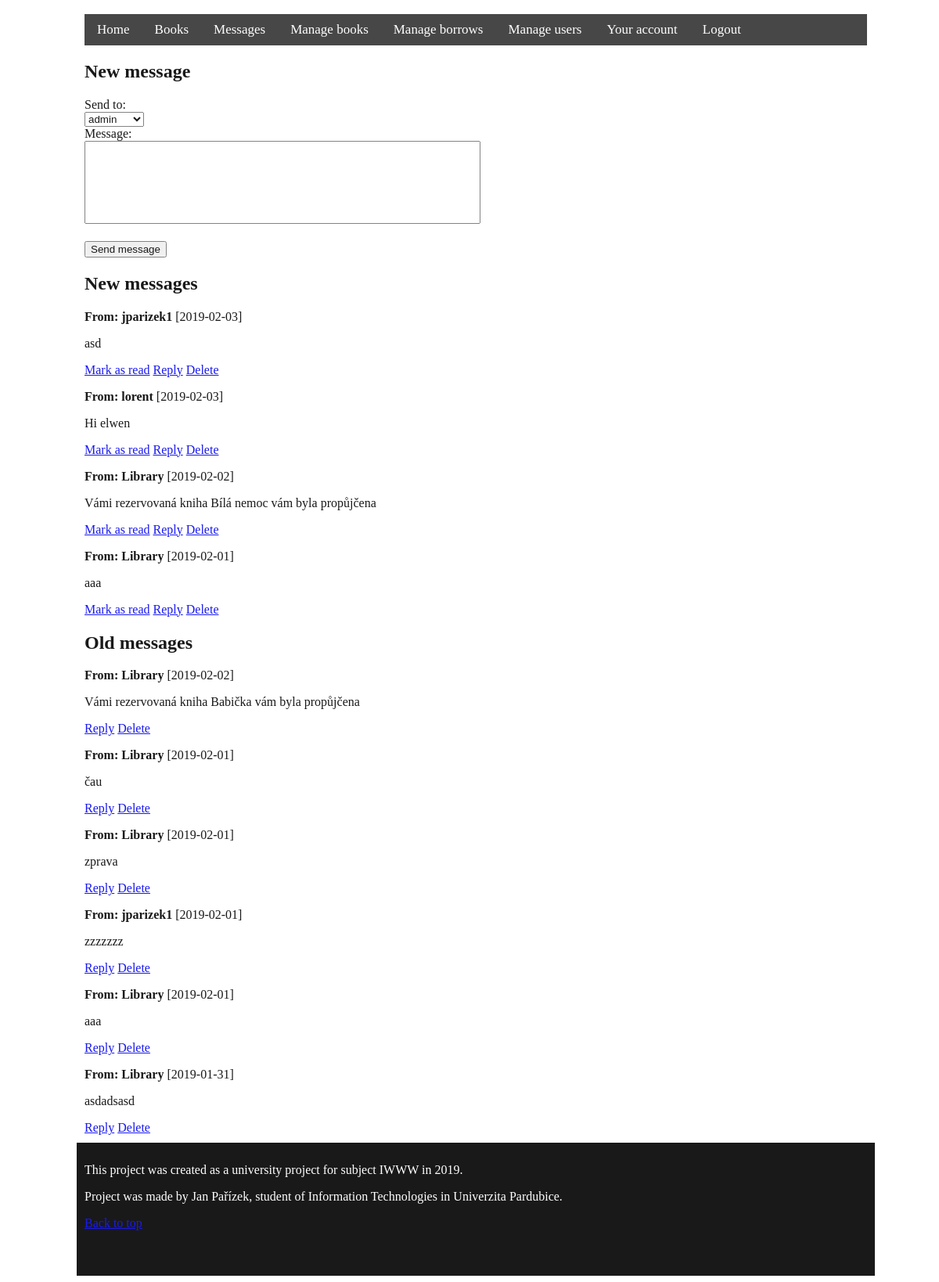
Screenshot of /term-work/code/index.php?page=messages (signed in) with the database file from the repository.
### tables this page shows
CREATE TABLE IF NOT EXISTS `zpravy` (
  `id` int(11) NOT NULL,
  `zprava` varchar(500) NOT NULL,
  `datum` date NOT NULL,
  `precteno` int(11) NOT NULL,
  `odesilatel_id` int(11) NOT NULL,
  `adresat_id` int(11) NOT NULL
);

CREATE TABLE IF NOT EXISTS `uzivatele` (
  `id` int(11) NOT NULL,
  `role` varchar(20) NOT NULL,
  `username` varchar(30) NOT NULL,
  `email` varchar(50) NOT NULL,
  `password` varchar(32) NOT NULL,
  `datumRegistrace` date NOT NULL
);

### term-work/code/data/functions.php (called while the page is built, shortened)
<?php
function getRole($id) {
    $servername = "sql2.webzdarma.cz";
    $username = "st52545webzd2482";
    $password = "Databaze1";
    $dbname = "st52545webzd2482";
    $role = null;
    $conn = new mysqli($servername, $username, $password, $dbname);
    $sql = "SELECT role FROM uzivatele where id = " . $id;
    $result = $conn->query($sql);
    if ($result->num_rows > 0) {
        while ($row = $result->fetch_assoc()) {
            $role = $row["role"];
        }
    }
    return $role;
}
function getUsername($id) {
    $servername = "sql2.webzdarma.cz";
    $username = "st52545webzd2482";
    $password = "Databaze1";
    $dbname = "st52545webzd2482";
    $user = null;
    $conn = new mysqli($servername, $username, $password, $dbname);
    $sql = "SELECT username FROM uzivatele where id = " . $id;
    $result = $conn->query($sql);
    if ($result->num_rows > 0) {
        while ($row = $result->fetch_assoc()) {
            $user = $row["username"];
        }
    }
    return $user;
}
?>

### term-work/code/pages/messages.php (the view, shortened to what this page needs)
<?php
include_once './data/functions.php';
$servername = "sql2.webzdarma.cz";
$username = "st52545webzd2482";
$password = "Databaze1";
$dbname = 'st52545webzd2482';
$conn = new mysqli($servername, $username, $password, $dbname);
$role = getRole($_SESSION["id"]);
if ($role == 'spravce' || $role == 'admin') {
    ?>
    <div class="formm">
        <h2>New message</h2>
        <form action="" method="post">
            Send to:<br>
            <select name="username">
            <?php
            if (isset($_GET["reply"])) {
                $username = $_GET["reply"];
                ?> <option value="<?=getUserId($username)?>"><?php echo $username?></option> <?php
                $sql4 = "SELECT id, username FROM uzivatele WHERE username != '".$username."'";
                $result4 = $conn->query($sql4);
                while ($row4 = $result4->fetch_assoc()) {
                    ?>
                    <option value="<?=$row4["id"]?>"><?php echo $row4["username"]?></option>
                    <?php
            }
            } else {
                $sql4 = "SELECT id, username FROM uzivatele";
                $result4 = $conn->query($sql4);
                while ($row4 = $result4->fetch_assoc()) {
                    ?>
                    <option value="<?=$row4["id"]?>"><?php echo $row4["username"]?></option>
                    <?php
                }
            }
            ?>
            </select><br>
            Message:<br>
            <textarea name="textform"></textarea><br><br>
            <input type="submit" name="send" value="Send message">
        </form>
    </div>
    <?php
}
$sql = "SELECT * FROM zpravy where adresat_id = ". $_SESSION["id"] . " and precteno = 0 order by datum desc;";
$result = $conn->query($sql);
if ($result->num_rows > 0) {
    echo "<h2>New messages</h2>";
    while ($row = $result->fetch_assoc()) {
        $idmessage = $row["id"];
        $sentfrom = getUsername($row["odesilatel_id"]);
        if ($sentfrom == 'admin' || $sentfrom == 'spravce') {
            $sentfrom = 'Library';
        }
        $sentto = getUsername($_SESSION["id"]);
        $message = $row["zprava"];
        $date = $row["datum"];
?>
        <div class="messages">
            <p><b>From: <?=$sentfrom?></b> [<?=$date?>]</p>
            <p id="message"><?=$message?></p>
            <a href="?page=messages&read=<?=$idmessage?>">Mark as read</a> <a href="?page=messages&reply=<?=$sentfrom?>">Reply</a> <a href="?page=messages&delete=<?=$idmessage?>">Delete</a>
        </div>
<?php
    }
}
$sql2 = "SELECT * FROM zpravy where adresat_id = ". $_SESSION["id"] . " and precteno = 1 order by datum desc;";
$result2 = $conn->query($sql2);
if ($result2->num_rows > 0) {
    echo "<h2>Old messages</h2>";
    while ($row2 = $result2->fetch_assoc()) {
        $idmessage = $row2["id"];
        $sentfrom = getUsername($row2["odesilatel_id"]);
        if ($sentfrom == 'admin' || $sentfrom == 'spravce') {
            $sentfrom = 'Library';
        }
        $message = $row2["zprava"];
        $date = $row2["datum"];
        ?>
        <div class="messages">
            <p><b>From: <?=$sentfrom?></b> [<?=$date?>]</p>
            <p id="message"><?=$message?></p>
            <a href="?page=messages&reply=<?=$sentfrom?>">Reply</a> <a href="?page=messages&delete=<?=$idmessage?>">Delete</a>
        </div>
        <?php
    }
}
?>

### term-work/code/styles/style.css (style rules this page uses)
body { background-image: url("https://i.imgur.com/VCgNexm.jpg"); width: 100%; background-attachment: fixed; background-repeat: no-repeat; background-size: cover; }
textarea { width: 500px; height: 100px; resize: none; }

### rows the page displays
zpravy: odesilatel.username "jparizek1", datum "2019-02-03", zprava "asd"
zpravy: odesilatel.username "lorent", datum "2019-02-03", zprava "Hi elwen"
zpravy: odesilatel.username "Library", datum "2019-02-02", zprava "Vámi rezervovaná kniha Bílá nemoc vám byla propůjčena"
zpravy: odesilatel.username "Library", datum "2019-02-01", zprava "aaa"
zpravy: odesilatel.username "Library", datum "2019-02-02", zprava "Vámi rezervovaná kniha Babička vám byla propůjčena"
zpravy: odesilatel.username "Library", datum "2019-02-01", zprava "čau"
zpravy: odesilatel.username "Library", datum "2019-02-01", zprava "zprava"
zpravy: odesilatel.username "jparizek1", datum "2019-02-01", zprava "zzzzzzz"
zpravy: odesilatel.username "Library", datum "2019-02-01", zprava "aaa"
zpravy: odesilatel.username "Library", datum "2019-01-31", zprava "asdadsasd"

### other values shown
form field username "admin"
